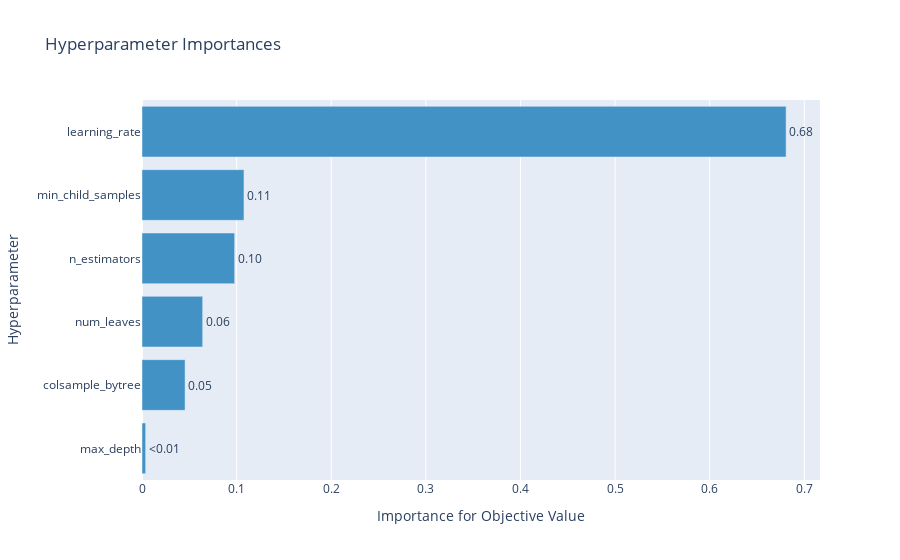

The cell this chart's notebook holds for it:
### Code cell
# hyper-parameter들의 중요도
optuna.visualization.plot_param_importances(study)

### Figure 1 — Plotly figure (JSON) as saved in the notebook; plotly's stock layout.template omitted (floating-point values rounded to 4 significant figures)
{"data": [{"cliponaxis": false, "hovertemplate": ["max_depth (IntDistribution): 0.003842187932666991<extra></extra>", "colsample_bytree (FloatDistribution): 0.04552194275509064<extra></extra>", "num_leaves (CategoricalDistribution): 0.0641210553466226<extra></extra>", "n_estimators (IntDistribution): 0.09792009318970897<extra></extra>", "min_child_samples (IntDistribution): 0.10778243424364967<extra></extra>", "learning_rate (FloatDistribution): 0.6808122865322612<extra></extra>"], "marker": {"color": "rgb(66,146,198)"}, "orientation": "h", "text": ["<0.01", "0.05", "0.06", "0.10", "0.11", "0.68"], "textposition": "outside", "x": [0.003842, 0.04552, 0.06412, 0.09792, 0.1078, 0.6808], "y": ["max_depth", "colsample_bytree", "num_leaves", "n_estimators", "min_child_samples", "learning_rate"], "type": "bar"}], "layout": {"showlegend": false, "title": {"text": "Hyperparameter Importances"}, "xaxis": {"title": {"text": "Importance for Objective Value"}}, "yaxis": {"title": {"text": "Hyperparameter"}}}}
